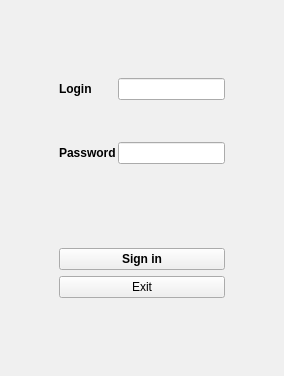
<?xml version="1.0" encoding="UTF-8"?>
<ui version="4.0">
 <class>Auth</class>
 <widget class="QWidget" name="Auth">
  <property name="geometry">
   <rect>
    <x>0</x>
    <y>0</y>
    <width>284</width>
    <height>376</height>
   </rect>
  </property>
  <property name="minimumSize">
   <size>
    <width>284</width>
    <height>376</height>
   </size>
  </property>
  <property name="maximumSize">
   <size>
    <width>1280</width>
    <height>1024</height>
   </size>
  </property>
  <property name="palette">
   <palette>
    <active>
     <colorrole role="WindowText">
      <brush brushstyle="SolidPattern">
       <color alpha="255">
        <red>255</red>
        <green>255</green>
        <blue>255</blue>
       </color>
      </brush>
     </colorrole>
     <colorrole role="Button">
      <brush brushstyle="SolidPattern">
       <color alpha="255">
        <red>200</red>
        <green>217</green>
        <blue>240</blue>
       </color>
      </brush>
     </colorrole>
     <colorrole role="Light">
      <brush brushstyle="SolidPattern">
       <color alpha="255">
        <red>255</red>
        <green>213</green>
        <blue>0</blue>
       </color>
      </brush>
     </colorrole>
     <colorrole role="Midlight">
      <brush brushstyle="SolidPattern">
       <color alpha="255">
        <red>0</red>
        <green>66</green>
        <blue>247</blue>
       </color>
      </brush>
     </colorrole>
     <colorrole role="Dark">
      <brush brushstyle="SolidPattern">
       <color alpha="255">
        <red>100</red>
        <green>109</green>
        <blue>120</blue>
       </color>
      </brush>
     </colorrole>
     <colorrole role="Mid">
      <brush brushstyle="SolidPattern">
       <color alpha="255">
        <red>133</red>
        <green>145</green>
        <blue>160</blue>
       </color>
      </brush>
     </colorrole>
     <colorrole role="Text">
      <brush brushstyle="SolidPattern">
       <color alpha="255">
        <red>0</red>
        <green>0</green>
        <blue>0</blue>
       </color>
      </brush>
     </colorrole>
     <colorrole role="BrightText">
      <brush brushstyle="SolidPattern">
       <color alpha="255">
        <red>255</red>
        <green>255</green>
        <blue>255</blue>
       </color>
      </brush>
     </colorrole>
     <colorrole role="ButtonText">
      <brush brushstyle="SolidPattern">
       <color alpha="255">
        <red>0</red>
        <green>0</green>
        <blue>0</blue>
       </color>
      </brush>
     </colorrole>
     <colorrole role="Base">
      <brush brushstyle="SolidPattern">
       <color alpha="255">
        <red>255</red>
        <green>255</green>
        <blue>255</blue>
       </color>
      </brush>
     </colorrole>
     <colorrole role="Window">
      <brush brushstyle="SolidPattern">
       <color alpha="255">
        <red>71</red>
        <green>71</green>
        <blue>71</blue>
       </color>
      </brush>
     </colorrole>
     <colorrole role="Shadow">
      <brush brushstyle="SolidPattern">
       <color alpha="255">
        <red>0</red>
        <green>0</green>
        <blue>0</blue>
       </color>
      </brush>
     </colorrole>
     <colorrole role="AlternateBase">
      <brush brushstyle="SolidPattern">
       <color alpha="255">
        <red>227</red>
        <green>236</green>
        <blue>247</blue>
       </color>
      </brush>
     </colorrole>
     <colorrole role="ToolTipBase">
      <brush brushstyle="SolidPattern">
       <color alpha="255">
        <red>255</red>
        <green>255</green>
        <blue>220</blue>
       </color>
      </brush>
     </colorrole>
     <colorrole role="ToolTipText">
      <brush brushstyle="SolidPattern">
       <color alpha="255">
        <red>0</red>
        <green>0</green>
        <blue>0</blue>
       </color>
      </brush>
     </colorrole>
     <colorrole role="PlaceholderText">
      <brush brushstyle="SolidPattern">
       <color alpha="127">
        <red>0</red>
        <green>0</green>
        <blue>0</blue>
       </color>
      </brush>
     </colorrole>
    </active>
    <inactive>
     <colorrole role="WindowText">
      <brush brushstyle="SolidPattern">
       <color alpha="255">
        <red>0</red>
        <green>0</green>
        <blue>0</blue>
       </color>
      </brush>
     </colorrole>
     <colorrole role="Button">
      <brush brushstyle="SolidPattern">
       <color alpha="255">
        <red>240</red>
        <green>240</green>
        <blue>240</blue>
       </color>
      </brush>
     </colorrole>
     <colorrole role="Light">
      <brush brushstyle="SolidPattern">
       <color alpha="255">
        <red>255</red>
        <green>255</green>
        <blue>255</blue>
       </color>
      </brush>
     </colorrole>
     <colorrole role="Midlight">
      <brush brushstyle="SolidPattern">
       <color alpha="255">
        <red>227</red>
        <green>227</green>
        <blue>227</blue>
       </color>
      </brush>
     </colorrole>
     <colorrole role="Dark">
      <brush brushstyle="SolidPattern">
       <color alpha="255">
        <red>160</red>
        <green>160</green>
        <blue>160</blue>
       </color>
      </brush>
     </colorrole>
     <colorrole role="Mid">
      <brush brushstyle="SolidPattern">
       <color alpha="255">
        <red>160</red>
        <green>160</green>
        <blue>160</blue>
       </color>
      </brush>
     </colorrole>
     <colorrole role="Text">
      <brush brushstyle="SolidPattern">
       <color alpha="255">
        <red>0</red>
        <green>0</green>
        <blue>0</blue>
       </color>
      </brush>
     </colorrole>
     <colorrole role="BrightText">
      <brush brushstyle="SolidPattern">
       <color alpha="255">
        <red>255</red>
        <green>255</green>
        <blue>255</blue>
       </color>
      </brush>
     </colorrole>
     <colorrole role="ButtonText">
      <brush brushstyle="SolidPattern">
       <color alpha="255">
        <red>0</red>
        <green>0</green>
        <blue>0</blue>
       </color>
      </brush>
     </colorrole>
     <colorrole role="Base">
      <brush brushstyle="SolidPattern">
       <color alpha="255">
        <red>255</red>
        <green>255</green>
        <blue>255</blue>
       </color>
      </brush>
     </colorrole>
     <colorrole role="Window">
      <brush brushstyle="SolidPattern">
       <color alpha="255">
        <red>240</red>
        <green>240</green>
        <blue>240</blue>
       </color>
      </brush>
     </colorrole>
     <colorrole role="Shadow">
      <brush brushstyle="SolidPattern">
       <color alpha="255">
        <red>105</red>
        <green>105</green>
        <blue>105</blue>
       </color>
      </brush>
     </colorrole>
     <colorrole role="AlternateBase">
      <brush brushstyle="SolidPattern">
       <color alpha="255">
        <red>245</red>
        <green>245</green>
        <blue>245</blue>
       </color>
      </brush>
     </colorrole>
     <colorrole role="ToolTipBase">
      <brush brushstyle="SolidPattern">
       <color alpha="255">
        <red>255</red>
        <green>255</green>
        <blue>220</blue>
       </color>
      </brush>
     </colorrole>
     <colorrole role="ToolTipText">
      <brush brushstyle="SolidPattern">
       <color alpha="255">
        <red>0</red>
        <green>0</green>
        <blue>0</blue>
       </color>
      </brush>
     </colorrole>
     <colorrole role="PlaceholderText">
      <brush brushstyle="SolidPattern">
       <color alpha="128">
        <red>0</red>
        <green>0</green>
        <blue>0</blue>
       </color>
      </brush>
     </colorrole>
    </inactive>
    <disabled>
     <colorrole role="WindowText">
      <brush brushstyle="SolidPattern">
       <color alpha="255">
        <red>100</red>
        <green>109</green>
        <blue>120</blue>
       </color>
      </brush>
     </colorrole>
     <colorrole role="Button">
      <brush brushstyle="SolidPattern">
       <color alpha="255">
        <red>200</red>
        <green>217</green>
        <blue>240</blue>
       </color>
      </brush>
     </colorrole>
     <colorrole role="Light">
      <brush brushstyle="SolidPattern">
       <color alpha="255">
        <red>255</red>
        <green>213</green>
        <blue>0</blue>
       </color>
      </brush>
     </colorrole>
     <colorrole role="Midlight">
      <brush brushstyle="SolidPattern">
       <color alpha="255">
        <red>0</red>
        <green>66</green>
        <blue>247</blue>
       </color>
      </brush>
     </colorrole>
     <colorrole role="Dark">
      <brush brushstyle="SolidPattern">
       <color alpha="255">
        <red>100</red>
        <green>109</green>
        <blue>120</blue>
       </color>
      </brush>
     </colorrole>
     <colorrole role="Mid">
      <brush brushstyle="SolidPattern">
       <color alpha="255">
        <red>133</red>
        <green>145</green>
        <blue>160</blue>
       </color>
      </brush>
     </colorrole>
     <colorrole role="Text">
      <brush brushstyle="SolidPattern">
       <color alpha="255">
        <red>100</red>
        <green>109</green>
        <blue>120</blue>
       </color>
      </brush>
     </colorrole>
     <colorrole role="BrightText">
      <brush brushstyle="SolidPattern">
       <color alpha="255">
        <red>255</red>
        <green>255</green>
        <blue>255</blue>
       </color>
      </brush>
     </colorrole>
     <colorrole role="ButtonText">
      <brush brushstyle="SolidPattern">
       <color alpha="255">
        <red>100</red>
        <green>109</green>
        <blue>120</blue>
       </color>
      </brush>
     </colorrole>
     <colorrole role="Base">
      <brush brushstyle="SolidPattern">
       <color alpha="255">
        <red>71</red>
        <green>71</green>
        <blue>71</blue>
       </color>
      </brush>
     </colorrole>
     <colorrole role="Window">
      <brush brushstyle="SolidPattern">
       <color alpha="255">
        <red>71</red>
        <green>71</green>
        <blue>71</blue>
       </color>
      </brush>
     </colorrole>
     <colorrole role="Shadow">
      <brush brushstyle="SolidPattern">
       <color alpha="255">
        <red>0</red>
        <green>0</green>
        <blue>0</blue>
       </color>
      </brush>
     </colorrole>
     <colorrole role="AlternateBase">
      <brush brushstyle="SolidPattern">
       <color alpha="255">
        <red>245</red>
        <green>245</green>
        <blue>245</blue>
       </color>
      </brush>
     </colorrole>
     <colorrole role="ToolTipBase">
      <brush brushstyle="SolidPattern">
       <color alpha="255">
        <red>255</red>
        <green>255</green>
        <blue>220</blue>
       </color>
      </brush>
     </colorrole>
     <colorrole role="ToolTipText">
      <brush brushstyle="SolidPattern">
       <color alpha="255">
        <red>0</red>
        <green>0</green>
        <blue>0</blue>
       </color>
      </brush>
     </colorrole>
     <colorrole role="PlaceholderText">
      <brush brushstyle="SolidPattern">
       <color alpha="128">
        <red>0</red>
        <green>0</green>
        <blue>0</blue>
       </color>
      </brush>
     </colorrole>
    </disabled>
   </palette>
  </property>
  <property name="windowTitle">
   <string notr="true">Form</string>
  </property>
  <layout class="QGridLayout" name="gridLayout_3">
   <item row="1" column="2">
    <spacer name="horizontalSpacer_2">
     <property name="orientation">
      <enum>Qt::Horizontal</enum>
     </property>
     <property name="sizeHint" stdset="0">
      <size>
       <width>40</width>
       <height>20</height>
      </size>
     </property>
    </spacer>
   </item>
   <item row="4" column="1">
    <spacer name="verticalSpacer_2">
     <property name="orientation">
      <enum>Qt::Vertical</enum>
     </property>
     <property name="sizeHint" stdset="0">
      <size>
       <width>20</width>
       <height>40</height>
      </size>
     </property>
    </spacer>
   </item>
   <item row="2" column="1">
    <spacer name="verticalSpacer">
     <property name="orientation">
      <enum>Qt::Vertical</enum>
     </property>
     <property name="sizeHint" stdset="0">
      <size>
       <width>20</width>
       <height>20</height>
      </size>
     </property>
    </spacer>
   </item>
   <item row="1" column="1">
    <layout class="QGridLayout" name="gridLayout">
     <property name="sizeConstraint">
      <enum>QLayout::SetNoConstraint</enum>
     </property>
     <property name="leftMargin">
      <number>10</number>
     </property>
     <property name="topMargin">
      <number>10</number>
     </property>
     <property name="rightMargin">
      <number>10</number>
     </property>
     <property name="bottomMargin">
      <number>10</number>
     </property>
     <property name="spacing">
      <number>2</number>
     </property>
     <item row="0" column="0">
      <widget class="QLabel" name="label_2">
       <property name="font">
        <font>
         <family>System</family>
         <bold>true</bold>
        </font>
       </property>
       <property name="text">
        <string>Login</string>
       </property>
      </widget>
     </item>
     <item row="2" column="0">
      <widget class="QLabel" name="label">
       <property name="font">
        <font>
         <family>System</family>
         <bold>true</bold>
        </font>
       </property>
       <property name="text">
        <string>Password</string>
       </property>
      </widget>
     </item>
     <item row="2" column="1">
      <widget class="QLineEdit" name="passwordLine">
       <property name="echoMode">
        <enum>QLineEdit::Password</enum>
       </property>
      </widget>
     </item>
     <item row="0" column="1">
      <widget class="QLineEdit" name="loginLine">
       <property name="sizePolicy">
        <sizepolicy hsizetype="Preferred" vsizetype="Fixed">
         <horstretch>100</horstretch>
         <verstretch>0</verstretch>
        </sizepolicy>
       </property>
       <property name="minimumSize">
        <size>
         <width>100</width>
         <height>0</height>
        </size>
       </property>
      </widget>
     </item>
     <item row="1" column="1">
      <spacer name="verticalSpacer_4">
       <property name="orientation">
        <enum>Qt::Vertical</enum>
       </property>
       <property name="sizeHint" stdset="0">
        <size>
         <width>20</width>
         <height>40</height>
        </size>
       </property>
      </spacer>
     </item>
    </layout>
   </item>
   <item row="0" column="1">
    <spacer name="verticalSpacer_3">
     <property name="orientation">
      <enum>Qt::Vertical</enum>
     </property>
     <property name="sizeHint" stdset="0">
      <size>
       <width>20</width>
       <height>40</height>
      </size>
     </property>
    </spacer>
   </item>
   <item row="3" column="1">
    <layout class="QGridLayout" name="gridLayout_2">
     <property name="leftMargin">
      <number>10</number>
     </property>
     <property name="topMargin">
      <number>10</number>
     </property>
     <property name="rightMargin">
      <number>10</number>
     </property>
     <property name="bottomMargin">
      <number>10</number>
     </property>
     <item row="0" column="0">
      <widget class="QPushButton" name="pushButton">
       <property name="font">
        <font>
         <family>System</family>
         <bold>true</bold>
        </font>
       </property>
       <property name="text">
        <string>Sign in</string>
       </property>
      </widget>
     </item>
     <item row="1" column="0">
      <widget class="QPushButton" name="pushButton_2">
       <property name="text">
        <string>Exit</string>
       </property>
      </widget>
     </item>
    </layout>
   </item>
   <item row="3" column="0">
    <spacer name="horizontalSpacer_3">
     <property name="orientation">
      <enum>Qt::Horizontal</enum>
     </property>
     <property name="sizeHint" stdset="0">
      <size>
       <width>40</width>
       <height>20</height>
      </size>
     </property>
    </spacer>
   </item>
   <item row="3" column="2">
    <spacer name="horizontalSpacer_4">
     <property name="orientation">
      <enum>Qt::Horizontal</enum>
     </property>
     <property name="sizeHint" stdset="0">
      <size>
       <width>40</width>
       <height>20</height>
      </size>
     </property>
    </spacer>
   </item>
   <item row="1" column="0">
    <spacer name="horizontalSpacer_5">
     <property name="orientation">
      <enum>Qt::Horizontal</enum>
     </property>
     <property name="sizeHint" stdset="0">
      <size>
       <width>40</width>
       <height>20</height>
      </size>
     </property>
    </spacer>
   </item>
  </layout>
 </widget>
 <resources/>
 <connections/>
</ui>
